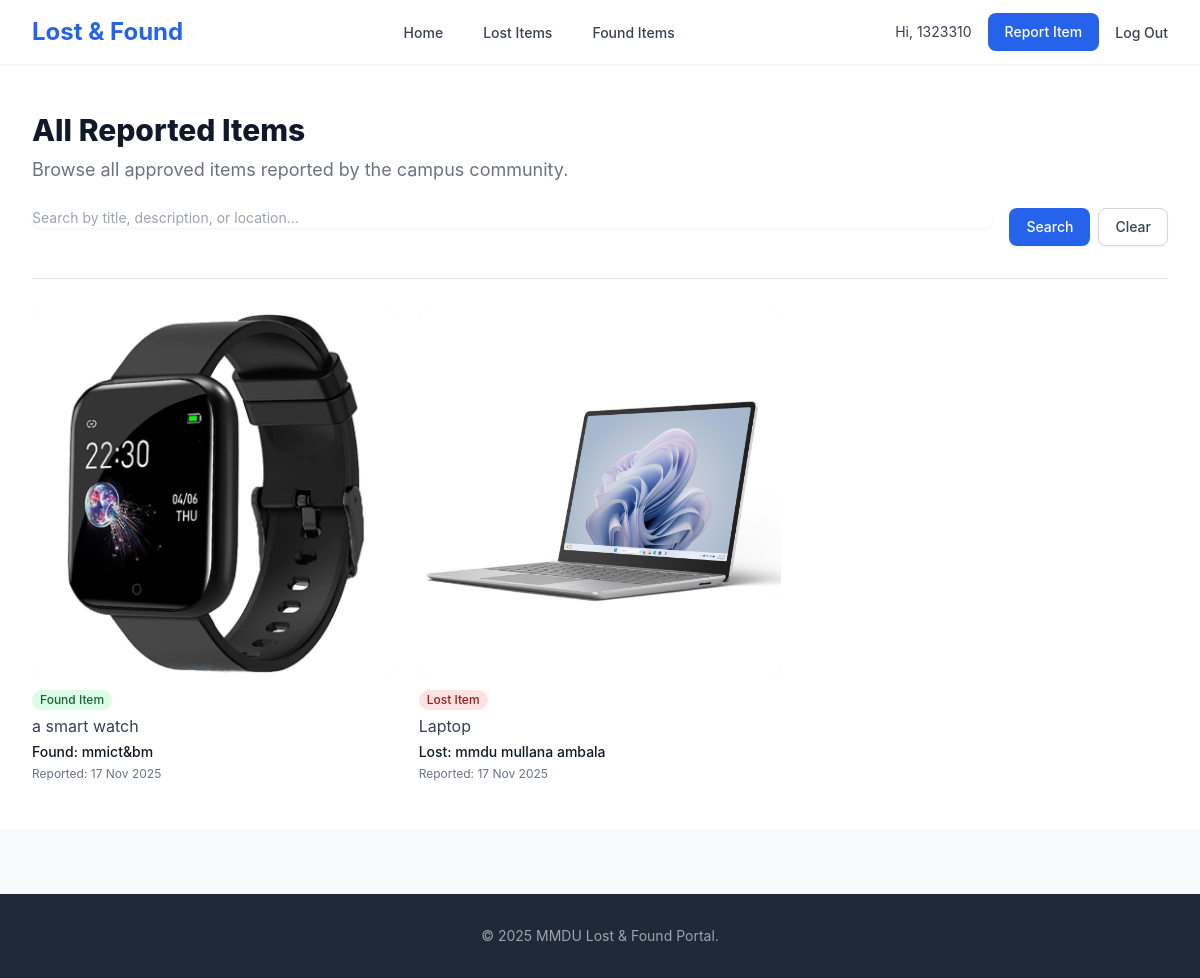
The app's page /items/ (signed in) with its own data.
### users/models.py (models this page shows, shortened)
class CustomUser(AbstractUser):
    username = models.CharField(
        max_length=150,
        unique=True,
        help_text="Required. 150 characters or fewer. Letters, digits and @/./+/-/_ only.",
        validators=[AbstractUser.username_validator],
        error_messages={
            "unique": "A user with that Roll No. already exists.",
        },
        verbose_name="Roll No." # This is the key change
    )
    email = models.EmailField(unique=True, blank=False, null=False)
    USERNAME_FIELD = "username"
    REQUIRED_FIELDS = ["email"]

### portal/models.py (models this page shows, shortened)
class Item(models.Model):
    ITEM_TYPES = (
        ('lost', 'Lost Item'),
        ('found', 'Found Item'),
    )
    item_type = models.CharField(max_length=5, choices=ITEM_TYPES)
    title = models.CharField(max_length=200)
    description = models.TextField()
    location = models.CharField(max_length=200, help_text="Where did you lose/find it?")
    reported_at = models.DateTimeField(auto_now_add=True)
    reporter = models.ForeignKey(
        settings.AUTH_USER_MODEL,
        on_delete=models.CASCADE
    )
    is_approved = models.BooleanField(
        default=False,
        help_text="Designates whether this item is approved and visible on the site."
    )
    def get_first_image_url(self):
        first_image = self.images.first()
        if first_image:
            return first_image.image.url
        return "https://placehold.co/600x400/eeeeee/cccccc?text=No+Image"

class ItemImage(models.Model):
    item = models.ForeignKey(
        Item,
        related_name='images',
        on_delete=models.CASCADE
    )
    image = models.ImageField(upload_to=get_image_upload_path)

### portal/views.py (the view)
# urls.py: path("items/", views.ItemListView.as_view(), name="item_list"),
class ItemListView(ListView):
    model = Item
    template_name = "portal/item_list.html"
    context_object_name = "items"
    paginate_by = 12
    def get_queryset(self):
        queryset = super().get_queryset().filter(is_approved=True).order_by('-reported_at')
        item_type = self.request.GET.get('type')
        if item_type in ['lost', 'found']:
            queryset = queryset.filter(item_type=item_type)
        query = self.request.GET.get('q')
        if query:
            queryset = queryset.filter(
                Q(title__icontains=query) |
                Q(description__icontains=query) |
                Q(location__icontains=query)
            )
        return queryset
    def get_context_data(self, **kwargs):
        context = super().get_context_data(**kwargs)
        context['item_type'] = self.request.GET.get('type', '')
        context['query'] = self.request.GET.get('q', '')
        return context

### templates/portal/item_list.html (shortened to what this page needs)
{% extends "base.html" %}
{% block content %}
<div class="bg-white">
    <div class="max-w-7xl mx-auto py-12 px-4 sm:px-6 lg:px-8">
        <div class="pb-8 border-b border-gray-200">
            <h1 class="text-3xl font-extrabold text-gray-900">
                {% if not item_type %}All Reported Items{% endif %}
            </h1>
            <p class="mt-2 text-lg text-gray-500">Browse all approved items reported by the campus community.</p>
            <form method="get" action="{% url 'item_list' %}" class="mt-6 flex flex-col sm:flex-row gap-4">
                <div class="flex-grow">
                    <input type="search" name="q" id="search"
                           value="{{ query|default:'' }}"
                           class="shadow-sm focus:ring-blue-500 focus:border-blue-500 block w-full sm:text-sm border-gray-300 rounded-lg"
                           placeholder="Search by title, description, or location...">
                </div>
                <div class="flex space-x-2">
                    <button type="submit"
                            class="inline-flex items-center px-4 py-2 border border-transparent text-sm font-medium rounded-lg shadow-sm text-white bg-blue-600 hover:bg-blue-700 focus:outline-none focus:ring-2 focus:ring-offset-2 focus:ring-blue-500">
                        Search
                    </button>
                    <a href="{% url 'item_list' %}{% if item_type %}?type={{ item_type }}{% endif %}"
                       class="inline-flex items-center px-4 py-2 border border-gray-300 shadow-sm text-sm font-medium rounded-lg text-gray-700 bg-white hover:bg-gray-50 focus:outline-none focus:ring-2 focus:ring-offset-2 focus:ring-blue-500">
                        Clear
                    </a>
                </div>
            </form>
        </div>
        <div class="mt-8">
            {% if items %}
                <div class="grid grid-cols-1 gap-y-10 sm:grid-cols-2 gap-x-6 lg:grid-cols-3 xl:grid-cols-4 xl:gap-x-8">
                    {% for item in items %}
                        <a href="{% url 'item_detail' item.pk %}" class="group">
                            <div class="w-full aspect-w-1 aspect-h-1 bg-gray-200 rounded-lg overflow-hidden xl:aspect-w-7 xl:aspect-h-8">
                                <img src="{{ item.get_first_image_url }}" alt="{{ item.title }}" class="w-full h-full object-center object-cover group-hover:opacity-75">
                            </div>
                            <span class="mt-4 inline-block px-2 py-0.5 rounded-full text-xs font-medium
                                {% if item.item_type == 'lost' %} bg-red-100 text-red-800 {% else %} bg-green-100 text-green-800 {% endif %}">
                                {{ item.get_item_type_display }}
                            </span>
                            <h3 class="mt-1 text-base text-gray-700">{{ item.title }}</h3>
                            <p class="mt-1 text-sm font-medium text-gray-900">
                                {% if item.item_type == 'lost' %}Lost:{% else %}Found:{% endif %} {{ item.location }}
                            </p>
                            <p class="mt-1 text-xs text-gray-500">
                                Reported: {{ item.reported_at|date:"d M Y" }}
                            </p>
                        </a>
                    {% endfor %}
                </div>
            {% else %}
                <div class="text-center py-12">
                    <h3 class="mt-2 text-lg font-medium text-gray-900">No items found</h3>
                    <p class="mt-1 text-sm text-gray-500">No items match your search criteria. Try removing some filters.</p>
                </div>
            {% endif %}
        </div>
    </div>
</div>
{% endblock %}

### templates/base.html (shortened to what this page needs)
<!DOCTYPE html>
<html lang="en" class="h-full bg-gray-50">
<head>
    <script src="https://cdn.tailwindcss.com"></script>
</head>
<body class="h-full flex flex-col font-sans antialiased">
    <nav class="bg-white shadow-sm sticky top-0 z-50">
        <div class="max-w-7xl mx-auto px-4 sm:px-6 lg:px-8">
            <div class="flex justify-between h-16">
                <div class="flex-shrink-0 flex items-center">
                    <a href="{% url 'home' %}" class="text-2xl font-bold text-blue-600">
                        Lost & Found
                    </a>
                </div>
                <div class="hidden sm:ml-6 sm:flex sm:space-x-8">
                    <a href="{% url 'home' %}" class="border-transparent text-gray-700 hover:border-gray-300 hover:text-gray-900 inline-flex items-center px-1 pt-1 border-b-2 text-sm font-medium">
                        Home
                    </a>
                    <a href="{% url 'item_list' %}?type=lost" class="border-transparent text-gray-700 hover:border-gray-300 hover:text-gray-900 inline-flex items-center px-1 pt-1 border-b-2 text-sm font-medium">
                        Lost Items
                    </a>
                    <a href="{% url 'item_list' %}?type=found" class="border-transparent text-gray-700 hover:border-gray-300 hover:text-gray-900 inline-flex items-center px-1 pt-1 border-b-2 text-sm font-medium">
                        Found Items
                    </a>
                </div>
                <div class="flex items-center ml-6 space-x-4">
                    {% if user.is_authenticated %}
                        <span class="text-sm text-gray-700">Hi, {{ user.username }}</span>
                        <a href="{% url 'report_item' %}" class="inline-flex items-center px-4 py-2 border border-transparent text-sm font-medium rounded-lg shadow-sm text-white bg-blue-600 hover:bg-blue-700 focus:outline-none focus:ring-2 focus:ring-offset-2 focus:ring-blue-500">
                            Report Item
                        </a>
                        <form action="{% url 'logout' %}" method="post" class="inline">
                            <button type'submit" class="text-sm font-medium text-gray-700 hover:text-gray-900">
                                Log Out
                            </button>
                        </form>
                    {% endif %}
                </div>
            </div>
        </div>
    </nav>
    <main class="flex-grow">
        {% block content %}{% endblock %}
    </main>
    <footer class="bg-gray-800 mt-16">
        <div class="max-w-7xl mx-auto py-8 px-4 sm:px-6 lg:px-8">
            <p class="text-center text-sm text-gray-400">
                &copy; {% now "Y" %} MMDU Lost & Found Portal.
            </p>
        </div>
    </footer>
</body>
</html>

### records on screen
CustomUser: username "1323310"
Item: get_first_image_url (picture), item_type "Found Item", title "a smart watch", shows "Found:", location "mmict&bm", reported_at "17 Nov 2025"
Item: get_first_image_url (picture), item_type "Lost Item", title "Laptop", shows "Lost:", location "mmdu mullana ambala", reported_at "17 Nov 2025"
